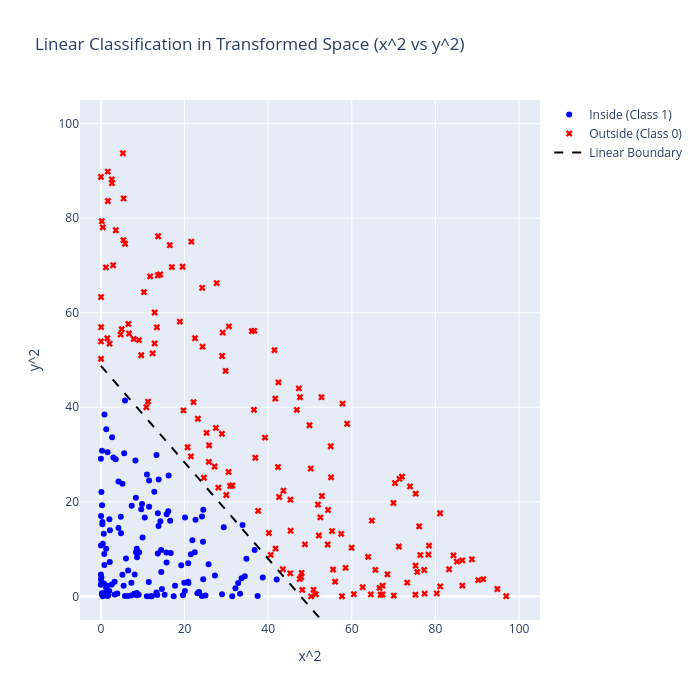

The cell this chart's notebook holds for it:
### Markdown cell above
Well that IS linearly separable! We use Logistic Regression to come up with that decision boundary.

### Code cell
import numpy as np
import plotly.graph_objects as go
from sklearn.linear_model import LogisticRegression

# 1. Transform features to x^2 and y^2
X_transformed = x_class**2
Y_transformed = y_class**2

# 2. Fit a linear model in the transformed space
# Features are now (x^2, y^2) instead of (x, y)
Phi_class = np.column_stack((X_transformed, Y_transformed))
clf_transformed = LogisticRegression()
clf_transformed.fit(Phi_class, labels)

# 3. Calculate the linear decision boundary in the new space
# Equation: w1*(x^2) + w2*(y^2) + b = 0
w1, w2 = clf_transformed.coef_[0]
b = clf_transformed.intercept_[0]

# Generate points for the boundary line: y^2 = -(w1/w2)x^2 - b/w2
x_sq_range = np.linspace(0, 100, 100)
y_sq_boundary = -(w1/w2) * x_sq_range - (b/w2)

# 4. Plot in the transformed space
fig_transformed = go.Figure()

# Class 1 (Inside)
fig_transformed.add_trace(go.Scatter(
    x=X_transformed[labels == 1], y=Y_transformed[labels == 1],
    mode='markers', name='Inside (Class 1)',
    marker=dict(color='blue', symbol='circle')
))

# Class 0 (Outside)
fig_transformed.add_trace(go.Scatter(
    x=X_transformed[labels == 0], y=Y_transformed[labels == 0],
    mode='markers', name='Outside (Class 0)',
    marker=dict(color='red', symbol='x')
))

# Linear Boundary
fig_transformed.add_trace(go.Scatter(
    x=x_sq_range, y=y_sq_boundary,
    mode='lines', name='Linear Boundary',
    line=dict(color='black', dash='dash')
))

fig_transformed.update_layout(
    xaxis_title='x^2',
    yaxis_title='y^2',
    width=700,
    height=700,
    title='Linear Classification in Transformed Space (x^2 vs y^2)',
    xaxis=dict(range=[-5, 105]),
    yaxis=dict(range=[-5, 105])
)

fig_transformed.show()

### Figure 1 — Plotly figure (JSON) as saved in the notebook; plotly's stock layout.template omitted (floating-point values rounded to 4 significant figures; data arrays with more than 128 entries replaced by an {"elided": "..."} marker saying what was removed)
{"data": [{"marker": {"color": "blue", "symbol": "circle"}, "mode": "markers", "name": "Inside (Class 1)", "type": "scatter", "x": {"elided": "140 float values"}, "y": {"elided": "140 float values"}}, {"marker": {"color": "red", "symbol": "x"}, "mode": "markers", "name": "Outside (Class 0)", "type": "scatter", "x": {"elided": "160 float values"}, "y": {"elided": "160 float values"}}, {"line": {"color": "black", "dash": "dash"}, "mode": "lines", "name": "Linear Boundary", "type": "scatter", "x": [0.0, 1.01, 2.02, 3.03, 4.04, 5.051, 6.061, 7.071, 8.081, 9.091, 10.1, 11.11, 12.12, 13.13, 14.14, 15.15, 16.16, 17.17, 18.18, 19.19, 20.2, 21.21, 22.22, 23.23, 24.24, 25.25, 26.26, 27.27, 28.28, 29.29, 30.3, 31.31, 32.32, 33.33, 34.34, 35.35, 36.36, 37.37, 38.38, 39.39, 40.4, 41.41, 42.42, 43.43, 44.44, 45.45, 46.46, 47.47, 48.48, 49.49, 50.51, 51.52, 52.53, 53.54, 54.55, 55.56, 56.57, 57.58, 58.59, 59.6, 60.61, 61.62, 62.63, 63.64, 64.65, 65.66, 66.67, 67.68, 68.69, 69.7, 70.71, 71.72, 72.73, 73.74, 74.75, 75.76, 76.77, 77.78, 78.79, 79.8, 80.81, 81.82, 82.83, 83.84, 84.85, 85.86, 86.87, 87.88, 88.89, 89.9, 90.91, 91.92, 92.93, 93.94, 94.95, 95.96, 96.97, 97.98, 98.99, 100.0], "y": [48.76, 47.73, 46.7, 45.67, 44.64, 43.61, 42.58, 41.55, 40.52, 39.49, 38.46, 37.43, 36.39, 35.36, 34.33, 33.3, 32.27, 31.24, 30.21, 29.18, 28.15, 27.12, 26.09, 25.06, 24.03, 23.0, 21.97, 20.93, 19.9, 18.87, 17.84, 16.81, 15.78, 14.75, 13.72, 12.69, 11.66, 10.63, 9.597, 8.567, 7.536, 6.505, 5.475, 4.444, 3.413, 2.383, 1.352, 0.3212, -0.7095, -1.74, -2.771, -3.802, -4.832, -5.863, -6.894, -7.924, -8.955, -9.986, -11.02, -12.05, -13.08, -14.11, -15.14, -16.17, -17.2, -18.23, -19.26, -20.29, -21.32, -22.35, -23.38, -24.42, -25.45, -26.48, -27.51, -28.54, -29.57, -30.6, -31.63, -32.66, -33.69, -34.72, -35.75, -36.78, -37.81, -38.84, -39.88, -40.91, -41.94, -42.97, -44.0, -45.03, -46.06, -47.09, -48.12, -49.15, -50.18, -51.21, -52.24, -53.27]}], "layout": {"height": 700, "title": {"text": "Linear Classification in Transformed Space (x^2 vs y^2)"}, "width": 700, "xaxis": {"range": [-5, 105], "title": {"text": "x^2"}}, "yaxis": {"range": [-5, 105], "title": {"text": "y^2"}}}}
